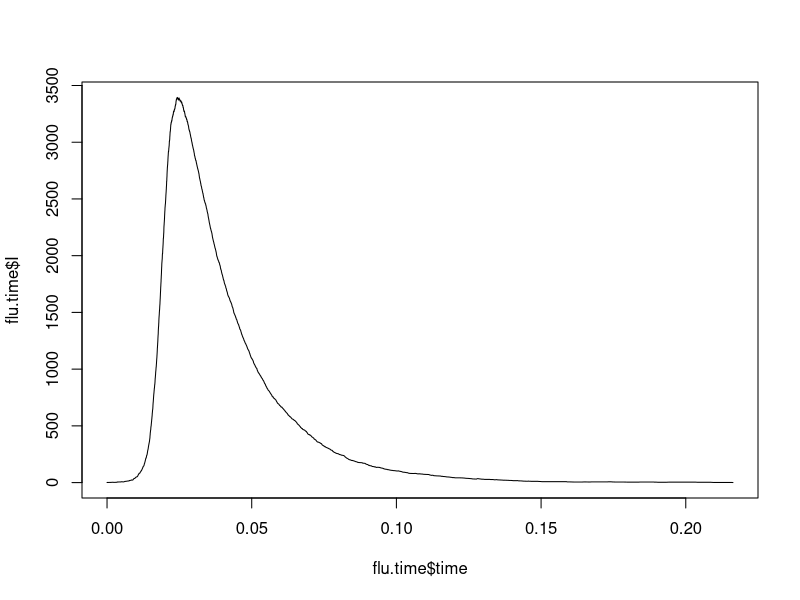

R code for this plot:
# Replication of stochastic model from Dushoff et al (2004)
# JL 07.17.14

# Gillespie Algorithm

# In the Dushoff model have S - I, I - R and R - S 'events'
# For S - I   have s- i+ ro
# For I - R   have so i- r+
# For R - S   have s+ io r-

# the rate expressions for these 'events' weights the decision for which event
# goes next- calculate each one based on the current number of each S I R, then 
# pick one randomly based on weighted probabilities, then need to update the values
# based on the above matrix

# rate S - I is beta*I*S/N
# rate I - R is I/dur.inf
# rate R - S is (N-S-I)/dur.imm

# time to the next event is exp(beta*I*S/N + I/dur.inf + (N-S-I)/dur.imm)
# probability event is type i- p_i = lambda_i / sum(lambdai_i)for all i

# initial time
init.time<-0
# end of time
max.time<-10

# params
beta.zero<-500
beta.one<-0.04
inf<-0.02
imm<-4
pop<-5000
  
# function with constant beta first to test code works
flu.func<-function(time,S,I,R,beta0=beta.zero,beta1=beta.one,dur.inf=inf,dur.imm=imm,N=pop){

  beta.t.func<-function(b0,b1,t){
    beta.t<-b0*(1 + b1*cos(2*pi*(t)))
    return(beta.t)
  }
  beta<-beta.t.func(b0=beta0,b1=beta1,t=time)
  
s.i<- beta*I*S/N
i.r<- I/dur.inf
r.s<- (N-S-I)/dur.imm

lambda_event<- sum(s.i, i.r, r.s)
tau_event<- rexp(1, rate= lambda_event)

t.next<- time + tau_event
# need to pick an event at random, weighted by the probability 

rand.no<-runif(1)
if(rand.no < s.i/lambda_event){
  S<- S-1
  I<- I+1
}else{
      if(rand.no < (s.i+i.r)/lambda_event){
        I<- I-1
        R<- R+1
      }else{
          R<- R-1
          S<- S+1
  }
}
return(data.frame(time=t.next,S=S,I=I,R=R))
}

ptm<-proc.time()
flu.time<-data.frame(time=init.time,S=pop-1,I=1,R=0)
t.next<-flu.time
while(t.next$time< max.time & t.next$I>0){
  t.next<-flu.func(time=t.next$time,S=t.next$S,I=t.next$I,R=t.next$R)
  flu.time<-rbind(flu.time,t.next)
}

proc.time() -ptm

plot(flu.time$time,flu.time$I,type="l")

